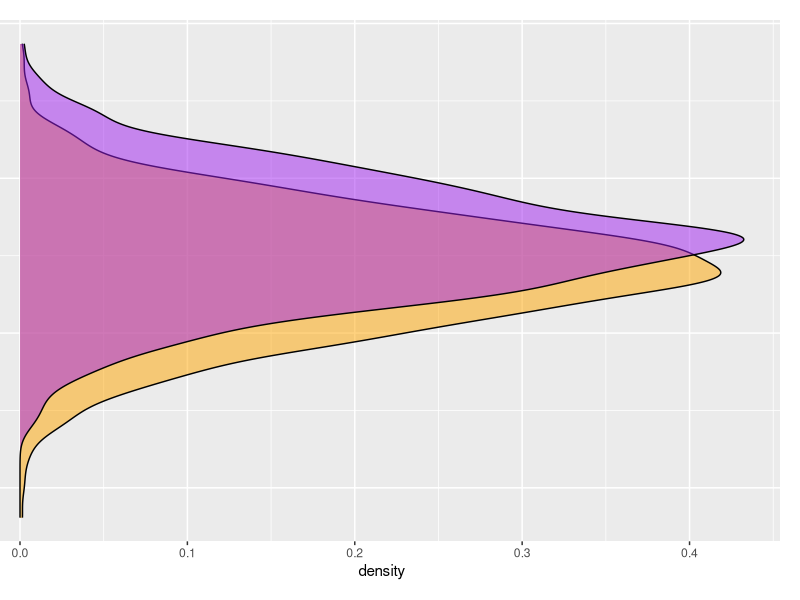
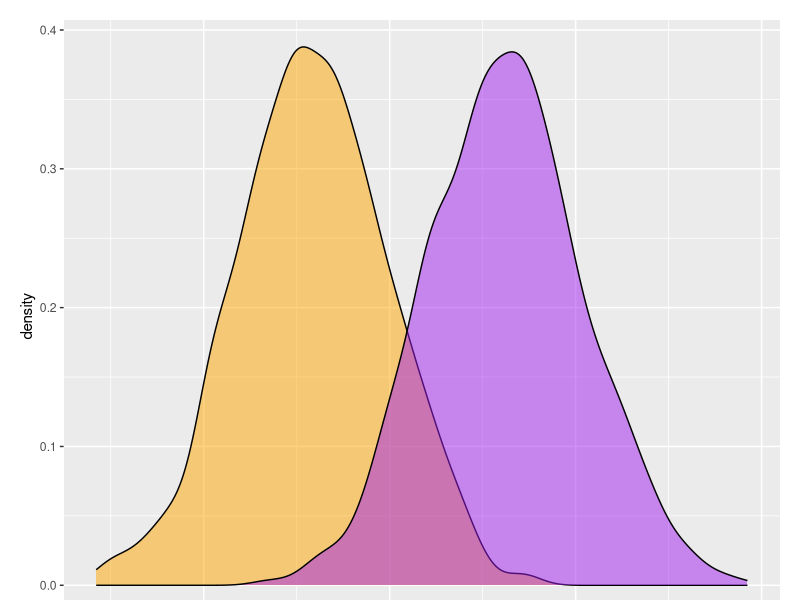
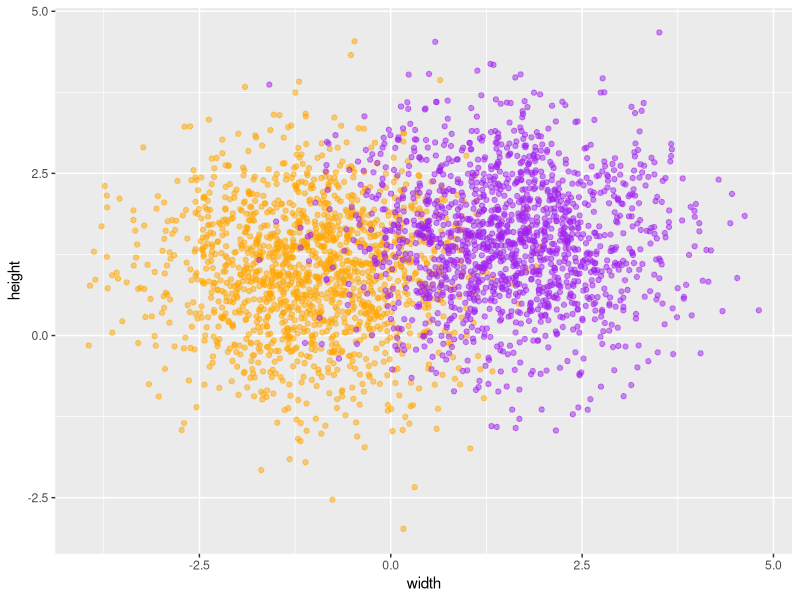

The R script that drew these images, in order:
# visualization example
# adapted from http://www.r-bloggers.com/ggplot2-cheatsheet-for-visualizing-distributions/0
library(ggplot2)
library(gridExtra)
set.seed(10005)

width <- c(rnorm(1500, mean = -1), rnorm(1500, mean = 1.5))
height <- c(rnorm(1500, mean = 1), rnorm(1500, mean = 1.5))
zvar <- as.factor(c(rep(1, 1500), rep(2, 1500)))
xy <- data.frame(width, height, zvar)

#placeholder plot - prints nothing at all
empty <- ggplot()+geom_point(aes(1,1), colour="white") +
  theme(                              
    plot.background = element_blank(), 
    panel.grid.major = element_blank(), 
    panel.grid.minor = element_blank(), 
    panel.border = element_blank(), 
    panel.background = element_blank(),
    axis.title.x = element_blank(),
    axis.title.y = element_blank(),
    axis.text.x = element_blank(),
    axis.text.y = element_blank(),
    axis.ticks = element_blank()
  )

#scatterplot of x and y variables
scatter <- ggplot(xy,aes(width, height)) + 
  geom_point(aes(color=zvar),alpha=I(1/2)) + 
  scale_color_manual(values = c("orange", "purple")) +
  theme(legend.position = "none")

#marginal density of x - plot on top
plot_top <- ggplot(xy, aes(width, fill=zvar)) + 
  geom_density(alpha=.5) + 
  scale_fill_manual(values = c("orange", "purple")) + 
  theme(legend.position = "none") +
  theme(axis.title.x = element_blank()
        ,axis.text.x= element_blank()
        ,axis.ticks.x=element_blank()
        ,plot.margin=unit(c(1,1,-0.8,1), "lines"))

#marginal density of y - plot on the right
plot_right <- ggplot(xy, aes(height, fill=zvar)) + 
  geom_density(alpha=.5) + 
  coord_flip() + 
  scale_fill_manual(values = c("orange", "purple")) + 
  theme(legend.position = "none") + 
  theme(axis.title.y = element_blank()
        ,axis.text.y= element_blank()
        ,axis.ticks.y=element_blank()
        ,plot.margin=unit(c(1,1,1,-1), "lines"))

#arrange the plots together, with appropriate height and width for each row and column
plot2d <- arrangeGrob(plot_top, empty, scatter, plot_right, ncol=2, nrow=2, widths=c(5, 1), heights=c(1, 5))